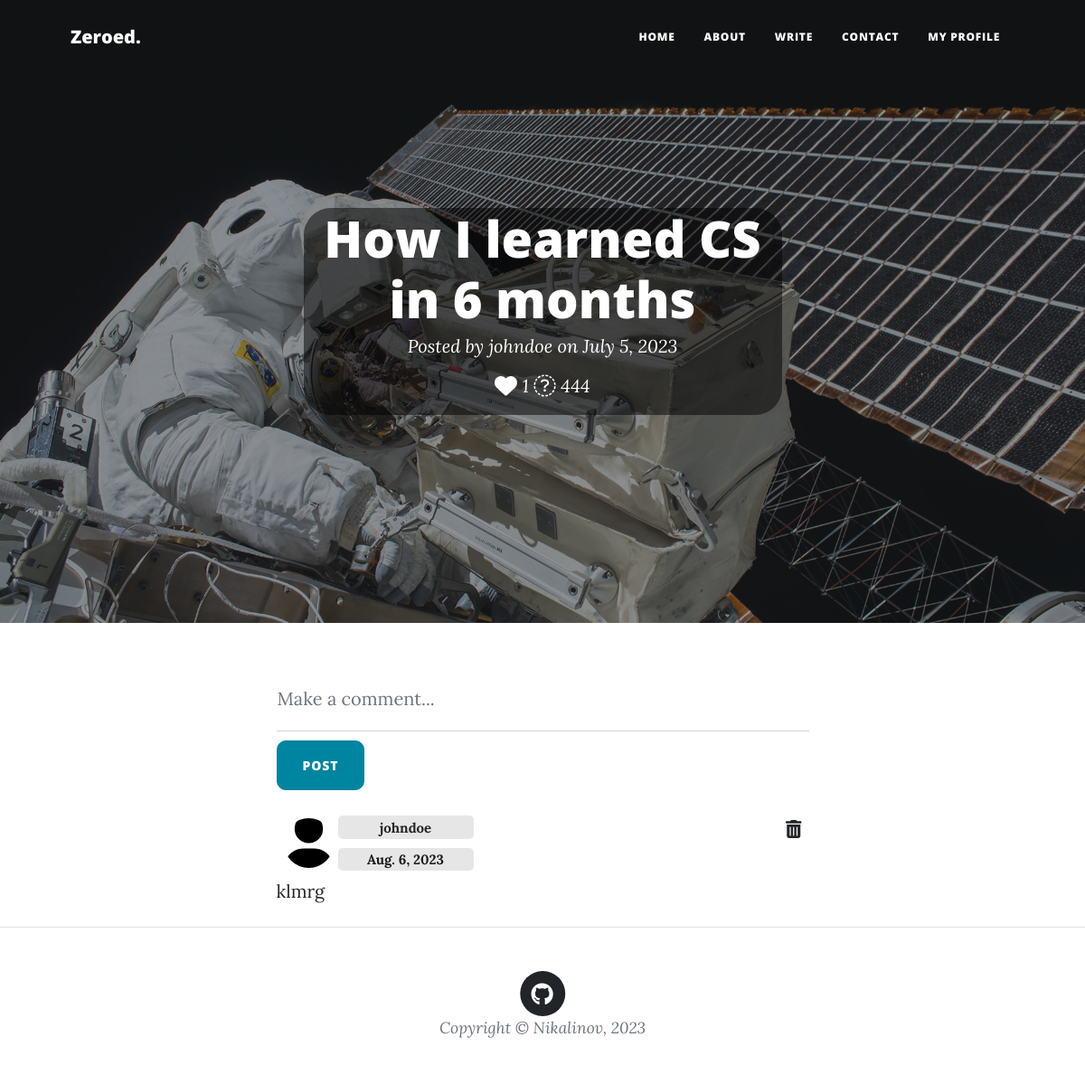
/feed/blog/8/add-comment (signed in), run on an earlier commit of the app's database.
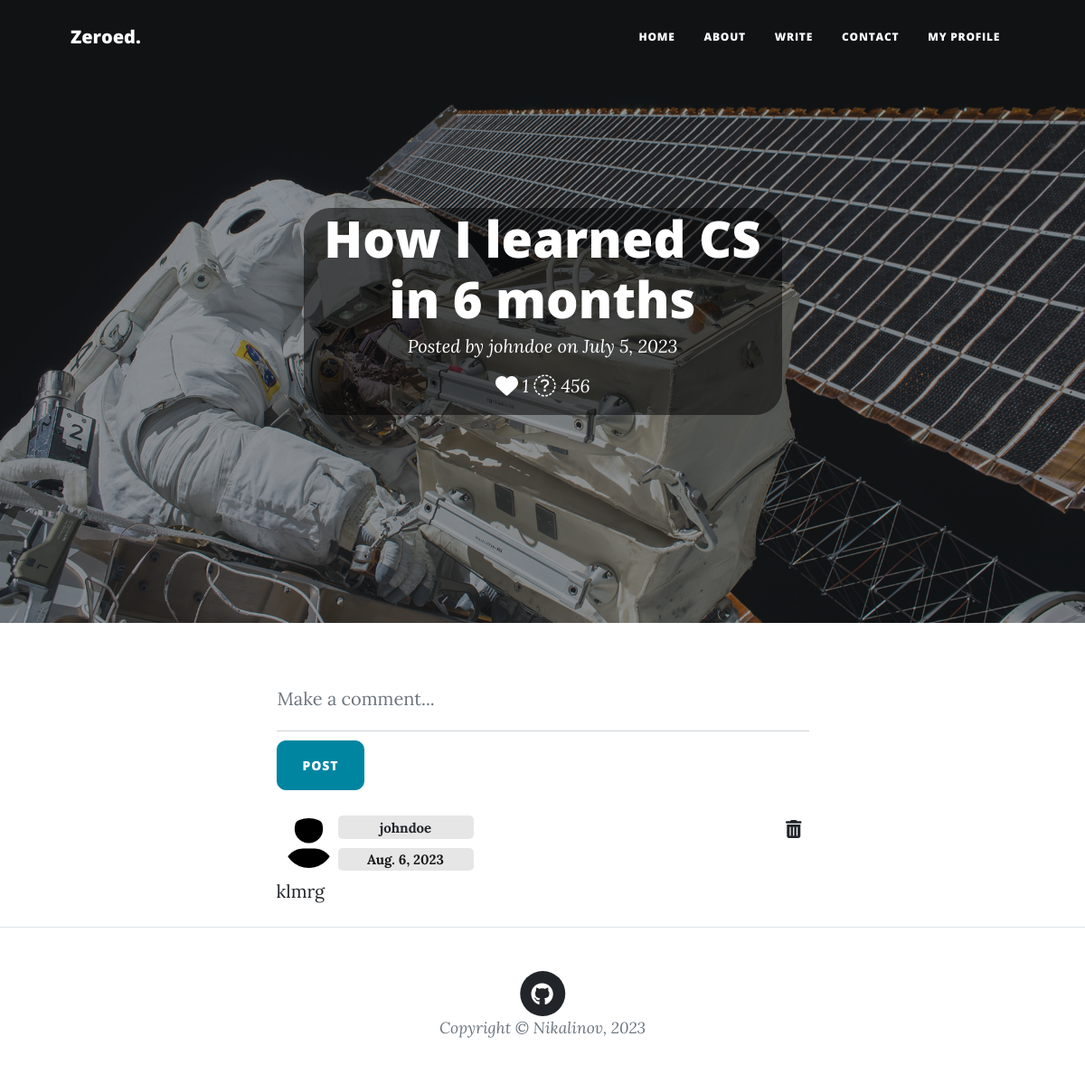
And on a later commit of the database.
### feed/models.py (models this page shows, shortened)
class Blog(models.Model):
    title = models.CharField(max_length=200, null=True)
    author = models.ForeignKey(
        User,
        on_delete=models.RESTRICT,
        blank=True,
        null=True,
    )
    post_date = models.DateField(default=now)
    content_type = models.ManyToManyField(ContentType)
    language = models.ForeignKey(Language, on_delete=models.RESTRICT, null=True)
    content = QuillField()
    upvoters = models.ManyToManyField(User, related_name='upvoters')
    views = models.IntegerField(editable=False, default=0)
    class Meta:
        ordering = ['-post_date']
    def get_rating(self):
        return len(self.upvoters.all())

### feed/views.py (the view, shortened to what this page needs)
# urls.py: path('blog/<int:blog_pk>/add-comment', views.CommentCreateView.as_view(), name='comment-add'),
class CommentCreateView(LoginRequiredMixin, CreateView):
    model = Comment
    fields = ['text']
    template_name = 'feed/blog.html'
    def get_context_data(self, **kwargs):
        context = super().get_context_data(**kwargs)
        context['blog'] = Blog.objects.get(pk=self.kwargs['blog_pk'])
        return context

### feed/templates/feed/blog.html (shortened to what the changed rows need)
{% extends 'base_generic.html' %}
{% load static %}
{% load bleach_tags %}
{% block header %}
  <header class="masthead" style="background-image: url('{% static 'feed/assets/img/post-bg.jpg' %}')">
    <div class="container position-relative px-4 px-lg-5">
      <div class="row gx-4 gx-lg-5 justify-content-center">
        <div class="col-md-10 col-lg-8 col-xl-7">
          <div class="site-heading">
            <div class="page-heading">
              <div class="post-heading">
                <div class="transbox">
                  <h1>{{ blog.title }}</h1>
                  <span class="meta">Posted by
                    <a href="{% url 'profile' blog.author.pk %}">{{ blog.author }}</a> on {{ blog.post_date }}
                  </span>
                  <span class="meta" style="padding: 20px 10px">
                    {% if user.is_authenticated %}
                        <a href="{% url 'rate' blog.pk %}">
                        </a>
                    {% else %}
                      <a href="{% url 'login' %}">
                        <i class="fa-regular fa-heart fa-lg" style="color: #ffffff;" title="likes"></i>
                      </a>
                    {% endif %} {{ blog.get_rating }}
                    <i class="fa-sharp fa-light fa-eye fa-lg" style="color: #ffffff;" title="views"></i> {{ blog.views }}
                  </span>
                </div>
              </div>
            </div>
          </div>
        </div>
      </div>
    </div>
  </header>
{% endblock %}

What changed in the data, as far as the page shows it:
changed Blog "johndoe": views "444" → "456"
